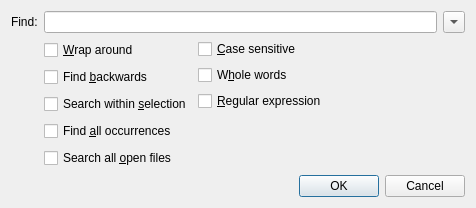
<?xml version="1.0" encoding="UTF-8"?>
<ui version="4.0">
 <class>FindDialog</class>
 <widget class="QDialog" name="FindDialog">
  <property name="windowModality">
   <enum>Qt::ApplicationModal</enum>
  </property>
  <property name="geometry">
   <rect>
    <x>0</x>
    <y>2</y>
    <width>476</width>
    <height>208</height>
   </rect>
  </property>
  <property name="sizePolicy">
   <sizepolicy hsizetype="Fixed" vsizetype="Fixed">
    <horstretch>0</horstretch>
    <verstretch>0</verstretch>
   </sizepolicy>
  </property>
  <property name="windowTitle">
   <string>Find</string>
  </property>
  <property name="modal">
   <bool>true</bool>
  </property>
  <layout class="QGridLayout" name="gridLayout">
   <item row="0" column="0">
    <widget class="QLabel" name="label">
     <property name="text">
      <string>Find:</string>
     </property>
    </widget>
   </item>
   <item row="0" column="1">
    <widget class="QLineEdit" name="searchText">
     <property name="sizePolicy">
      <sizepolicy hsizetype="Expanding" vsizetype="Fixed">
       <horstretch>1</horstretch>
       <verstretch>0</verstretch>
      </sizepolicy>
     </property>
    </widget>
   </item>
   <item row="0" column="2">
    <widget class="QToolButton" name="recentSearches">
     <property name="maximumSize">
      <size>
       <width>22</width>
       <height>22</height>
      </size>
     </property>
     <property name="popupMode">
      <enum>QToolButton::InstantPopup</enum>
     </property>
     <property name="arrowType">
      <enum>Qt::DownArrow</enum>
     </property>
    </widget>
   </item>
   <item row="1" column="1" colspan="2">
    <layout class="QHBoxLayout" name="horizontalLayout">
     <item>
      <layout class="QVBoxLayout" name="verticalLayout">
       <item>
        <widget class="QCheckBox" name="checkBox_wrap">
         <property name="text">
          <string>&amp;Wrap around</string>
         </property>
        </widget>
       </item>
       <item>
        <widget class="QCheckBox" name="checkBox_backwards">
         <property name="text">
          <string>Find &amp;backwards</string>
         </property>
        </widget>
       </item>
       <item>
        <widget class="QCheckBox" name="checkBox_selection">
         <property name="text">
          <string>Search within &amp;selection</string>
         </property>
        </widget>
       </item>
       <item>
        <widget class="QCheckBox" name="checkBox_findAll">
         <property name="text">
          <string>Find &amp;all occurrences</string>
         </property>
        </widget>
       </item>
       <item>
        <widget class="QCheckBox" name="checkBox_allFiles">
         <property name="text">
          <string>Search all &amp;open files</string>
         </property>
        </widget>
       </item>
      </layout>
     </item>
     <item>
      <layout class="QVBoxLayout" name="verticalLayout_2">
       <item>
        <widget class="QCheckBox" name="checkBox_case">
         <property name="text">
          <string>&amp;Case sensitive</string>
         </property>
        </widget>
       </item>
       <item>
        <widget class="QCheckBox" name="checkBox_words">
         <property name="text">
          <string>W&amp;hole words</string>
         </property>
        </widget>
       </item>
       <item>
        <widget class="QCheckBox" name="checkBox_regex">
         <property name="text">
          <string>&amp;Regular expression</string>
         </property>
        </widget>
       </item>
       <item>
        <spacer name="verticalSpacer">
         <property name="orientation">
          <enum>Qt::Vertical</enum>
         </property>
         <property name="sizeHint" stdset="0">
          <size>
           <width>20</width>
           <height>38</height>
          </size>
         </property>
        </spacer>
       </item>
      </layout>
     </item>
     <item>
      <layout class="QVBoxLayout" name="verticalLayout_3">
       <item>
        <spacer>
         <property name="orientation">
          <enum>Qt::Vertical</enum>
         </property>
         <property name="sizeHint" stdset="0">
          <size>
           <width>72</width>
           <height>31</height>
          </size>
         </property>
        </spacer>
       </item>
       <item>
        <widget class="QLabel" name="regexStatus">
         <property name="palette">
          <palette>
           <active>
            <colorrole role="WindowText">
             <brush brushstyle="SolidPattern">
              <color alpha="255">
               <red>255</red>
               <green>0</green>
               <blue>0</blue>
              </color>
             </brush>
            </colorrole>
           </active>
           <inactive>
            <colorrole role="WindowText">
             <brush brushstyle="SolidPattern">
              <color alpha="255">
               <red>255</red>
               <green>0</green>
               <blue>0</blue>
              </color>
             </brush>
            </colorrole>
           </inactive>
           <disabled>
            <colorrole role="WindowText">
             <brush brushstyle="SolidPattern">
              <color alpha="255">
               <red>127</red>
               <green>127</green>
               <blue>127</blue>
              </color>
             </brush>
            </colorrole>
           </disabled>
          </palette>
         </property>
        </widget>
       </item>
       <item>
        <spacer name="verticalSpacer_2">
         <property name="orientation">
          <enum>Qt::Vertical</enum>
         </property>
         <property name="sizeHint" stdset="0">
          <size>
           <width>20</width>
           <height>38</height>
          </size>
         </property>
        </spacer>
       </item>
      </layout>
     </item>
    </layout>
   </item>
   <item row="2" column="0" colspan="3">
    <widget class="QDialogButtonBox" name="buttonBox">
     <property name="orientation">
      <enum>Qt::Horizontal</enum>
     </property>
     <property name="standardButtons">
      <set>QDialogButtonBox::Cancel|QDialogButtonBox::Ok</set>
     </property>
    </widget>
   </item>
  </layout>
 </widget>
 <tabstops>
  <tabstop>searchText</tabstop>
  <tabstop>checkBox_wrap</tabstop>
  <tabstop>checkBox_backwards</tabstop>
  <tabstop>checkBox_selection</tabstop>
  <tabstop>checkBox_case</tabstop>
  <tabstop>checkBox_words</tabstop>
  <tabstop>checkBox_regex</tabstop>
  <tabstop>buttonBox</tabstop>
 </tabstops>
 <resources/>
 <connections>
  <connection>
   <sender>buttonBox</sender>
   <signal>accepted()</signal>
   <receiver>FindDialog</receiver>
   <slot>accept()</slot>
   <hints>
    <hint type="sourcelabel">
     <x>248</x>
     <y>254</y>
    </hint>
    <hint type="destinationlabel">
     <x>157</x>
     <y>274</y>
    </hint>
   </hints>
  </connection>
  <connection>
   <sender>buttonBox</sender>
   <signal>rejected()</signal>
   <receiver>FindDialog</receiver>
   <slot>reject()</slot>
   <hints>
    <hint type="sourcelabel">
     <x>316</x>
     <y>260</y>
    </hint>
    <hint type="destinationlabel">
     <x>286</x>
     <y>274</y>
    </hint>
   </hints>
  </connection>
 </connections>
</ui>
